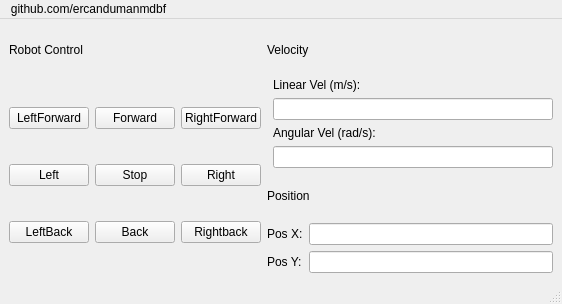
<?xml version="1.0" encoding="UTF-8"?>
<ui version="4.0">
 <class>RobotControlWindow</class>
 <widget class="QMainWindow" name="RobotControlWindow">
  <property name="geometry">
   <rect>
    <x>0</x>
    <y>0</y>
    <width>562</width>
    <height>304</height>
   </rect>
  </property>
  <property name="windowTitle">
   <string>Robot Control Main Window</string>
  </property>
  <widget class="QWidget" name="centralwidget">
   <layout class="QGridLayout" name="gridLayout_2">
    <item row="0" column="1">
     <widget class="QLabel" name="label_3">
      <property name="text">
       <string>Velocity</string>
      </property>
     </widget>
    </item>
    <item row="1" column="1" rowspan="2">
     <layout class="QFormLayout" name="formLayout">
      <item row="1" column="1">
       <widget class="QLabel" name="label">
        <property name="text">
         <string>Linear Vel (m/s):</string>
        </property>
       </widget>
      </item>
      <item row="2" column="1">
       <widget class="QLineEdit" name="line_linear">
        <property name="readOnly">
         <bool>true</bool>
        </property>
       </widget>
      </item>
      <item row="3" column="1">
       <widget class="QLabel" name="label_2">
        <property name="text">
         <string>Angular Vel (rad/s):</string>
        </property>
       </widget>
      </item>
      <item row="4" column="1">
       <widget class="QLineEdit" name="line_angular">
        <property name="readOnly">
         <bool>true</bool>
        </property>
       </widget>
      </item>
     </layout>
    </item>
    <item row="3" column="1">
     <widget class="QLabel" name="label_5">
      <property name="text">
       <string>Position</string>
      </property>
     </widget>
    </item>
    <item row="4" column="1">
     <layout class="QFormLayout" name="formLayout_2">
      <item row="1" column="0">
       <widget class="QLabel" name="label_4">
        <property name="text">
         <string>Pos X:</string>
        </property>
       </widget>
      </item>
      <item row="1" column="1">
       <widget class="QLineEdit" name="line_posx">
        <property name="readOnly">
         <bool>true</bool>
        </property>
       </widget>
      </item>
      <item row="2" column="0">
       <widget class="QLabel" name="label_6">
        <property name="text">
         <string>Pos Y:</string>
        </property>
       </widget>
      </item>
      <item row="2" column="1">
       <widget class="QLineEdit" name="line_posy">
        <property name="readOnly">
         <bool>true</bool>
        </property>
       </widget>
      </item>
     </layout>
    </item>
    <item row="0" column="0">
     <widget class="QLabel" name="label_robotcont">
      <property name="text">
       <string>Robot Control</string>
      </property>
     </widget>
    </item>
    <item row="1" column="0" rowspan="4">
     <layout class="QGridLayout" name="gridLayout">
      <item row="1" column="0">
       <widget class="QPushButton" name="button_left">
        <property name="text">
         <string>Left</string>
        </property>
       </widget>
      </item>
      <item row="1" column="1">
       <widget class="QPushButton" name="button_stop">
        <property name="text">
         <string>Stop</string>
        </property>
       </widget>
      </item>
      <item row="1" column="2">
       <widget class="QPushButton" name="button_right">
        <property name="text">
         <string>Right</string>
        </property>
       </widget>
      </item>
      <item row="0" column="1">
       <widget class="QPushButton" name="button_forward">
        <property name="text">
         <string>Forward</string>
        </property>
       </widget>
      </item>
      <item row="2" column="1">
       <widget class="QPushButton" name="button_back">
        <property name="text">
         <string>Back</string>
        </property>
       </widget>
      </item>
      <item row="0" column="2">
       <widget class="QPushButton" name="button_RightForward">
        <property name="text">
         <string>RightForward</string>
        </property>
       </widget>
      </item>
      <item row="0" column="0">
       <widget class="QPushButton" name="button_LeftForward">
        <property name="text">
         <string>LeftForward</string>
        </property>
       </widget>
      </item>
      <item row="2" column="0">
       <widget class="QPushButton" name="button_LeftBack">
        <property name="text">
         <string>LeftBack</string>
        </property>
       </widget>
      </item>
      <item row="2" column="2">
       <widget class="QPushButton" name="button_RightBack">
        <property name="text">
         <string>Rightback</string>
        </property>
       </widget>
      </item>
     </layout>
    </item>
   </layout>
  </widget>
  <widget class="QMenuBar" name="menubar">
   <property name="geometry">
    <rect>
     <x>0</x>
     <y>0</y>
     <width>562</width>
     <height>22</height>
    </rect>
   </property>
   <widget class="QMenu" name="menugithub_com_ercandumanmdbf">
    <property name="title">
     <string>github.com/ercandumanmdbf</string>
    </property>
    <addaction name="separator"/>
   </widget>
   <addaction name="menugithub_com_ercandumanmdbf"/>
  </widget>
  <widget class="QStatusBar" name="statusbar"/>
 </widget>
 <resources/>
 <connections/>
</ui>
